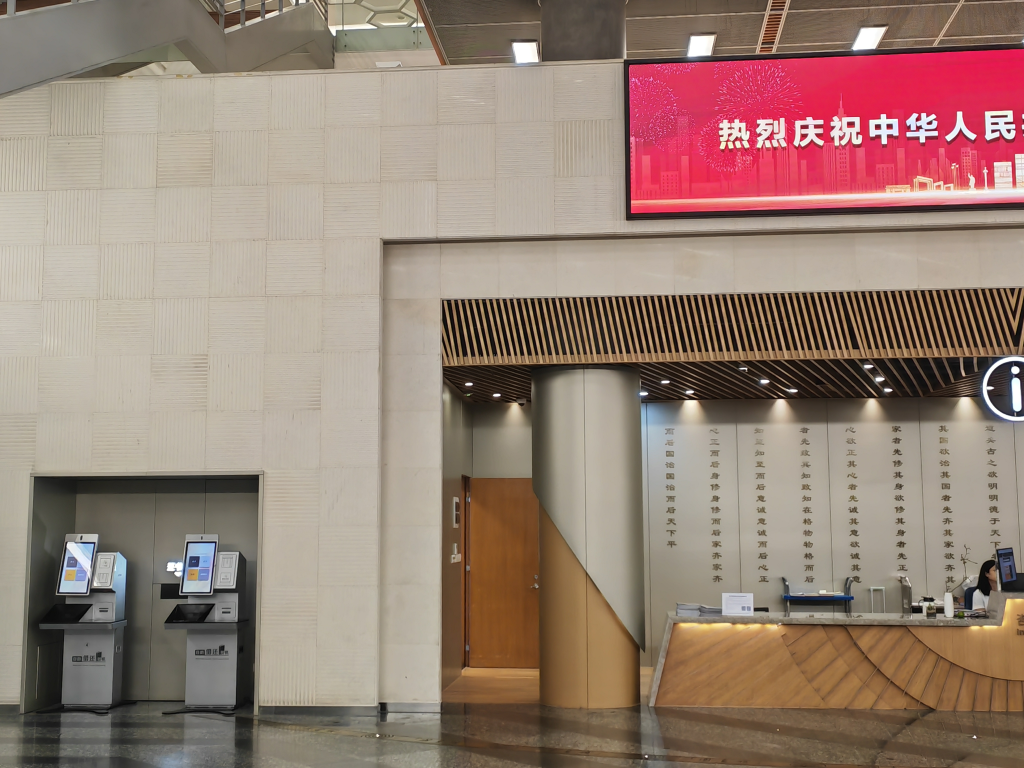
//> input picture Assignment1/CV_2253744_林觉凯_Assignment1/Problem6/Problem6_code/left.png, 4096 x 3072 px (shown at 1/4 size)
$ ./Problem6   (built with g++ and OpenCV 4)
//> lines starting //> are read from the running program, lines starting //| are printed output that depends on the picture
#include <iostream>
#include <opencv2/opencv.hpp>
#include <random>
using namespace std;

int main()
{
    // 读取图像并且健壮性检查
    cv::Mat imgl = cv::imread("left.png");
//> imgl is the input picture: 3072 rows x 4096 cols, CV_8UC3; mean B, G, R 117.5, 129.4, 151.9
    cv::Mat imgr = cv::imread("right.png");
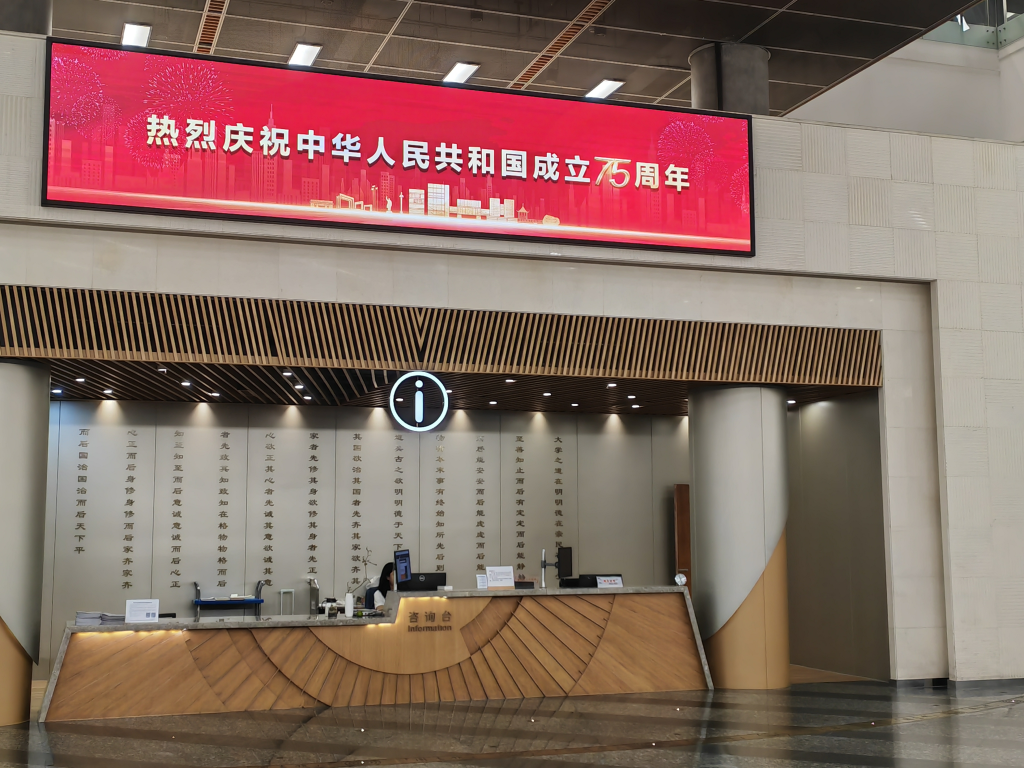
//> input picture Assignment1/CV_2253744_林觉凯_Assignment1/Problem6/Problem6_code/right.png, 4096 x 3072 px (shown at 1/4 size)
//> imgr is the input picture: 3072 rows x 4096 cols, CV_8UC3; mean B, G, R 98.9, 107.6, 136.5
    if (!imgl.data || !imgr.data)
    {
        cout << "Reading Images Failure!" << endl;
        return -1;
    }

    // 将图像转化为灰度图像
    cv::Mat grayImgL, grayImgR;
    cv::cvtColor(imgl, grayImgL, cv::COLOR_BGR2GRAY);
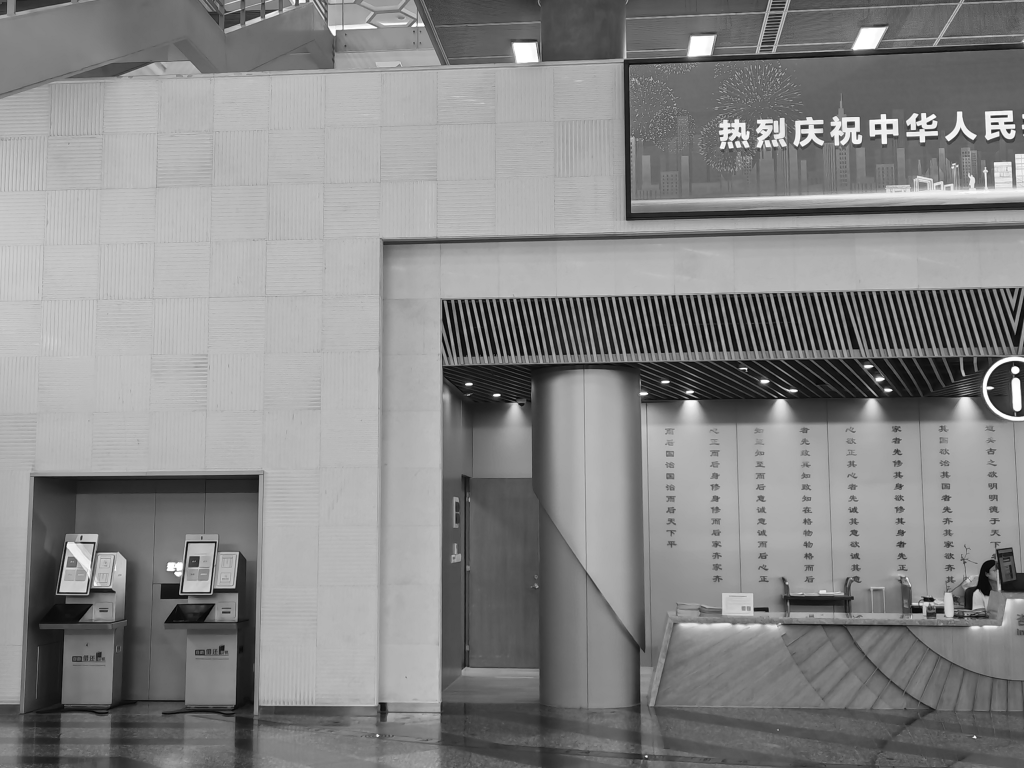
//> grayImgL: 3072 rows x 4096 cols, CV_8UC1 (shown at 1/4 size); min 0, max 255, mean 134.8
    cv::cvtColor(imgr, grayImgR, cv::COLOR_BGR2GRAY);
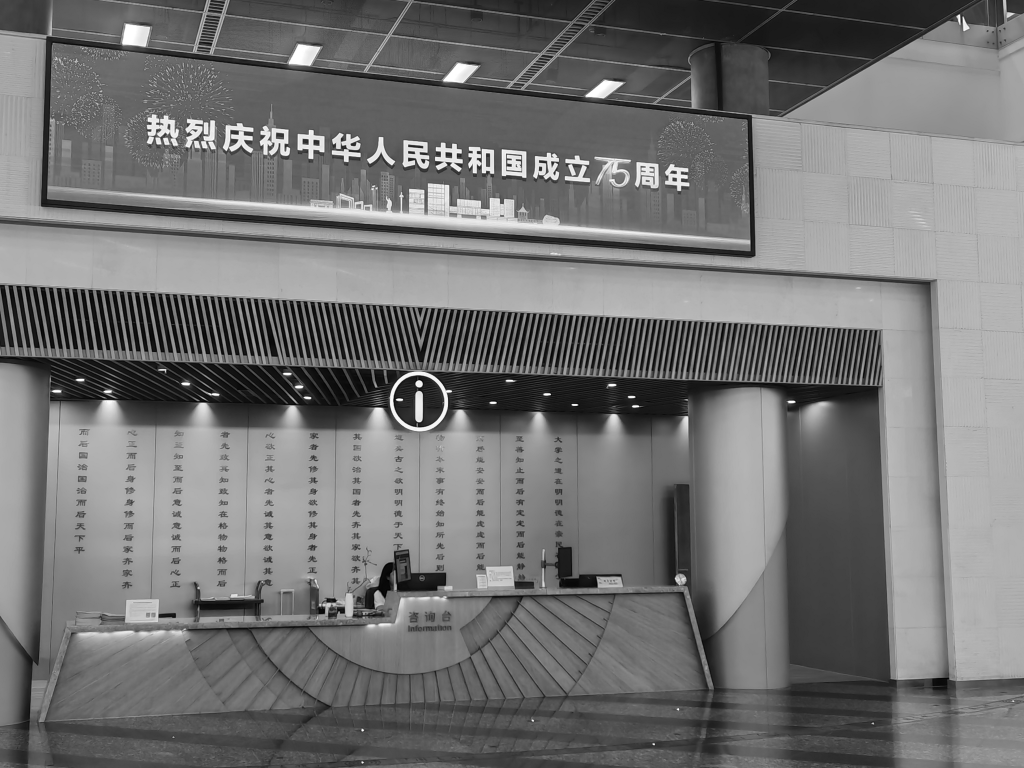
//> grayImgR: 3072 rows x 4096 cols, CV_8UC1 (shown at 1/4 size); min 0, max 255, mean 115.2

    // 直方图均衡化
    cv::equalizeHist(grayImgL, grayImgL);
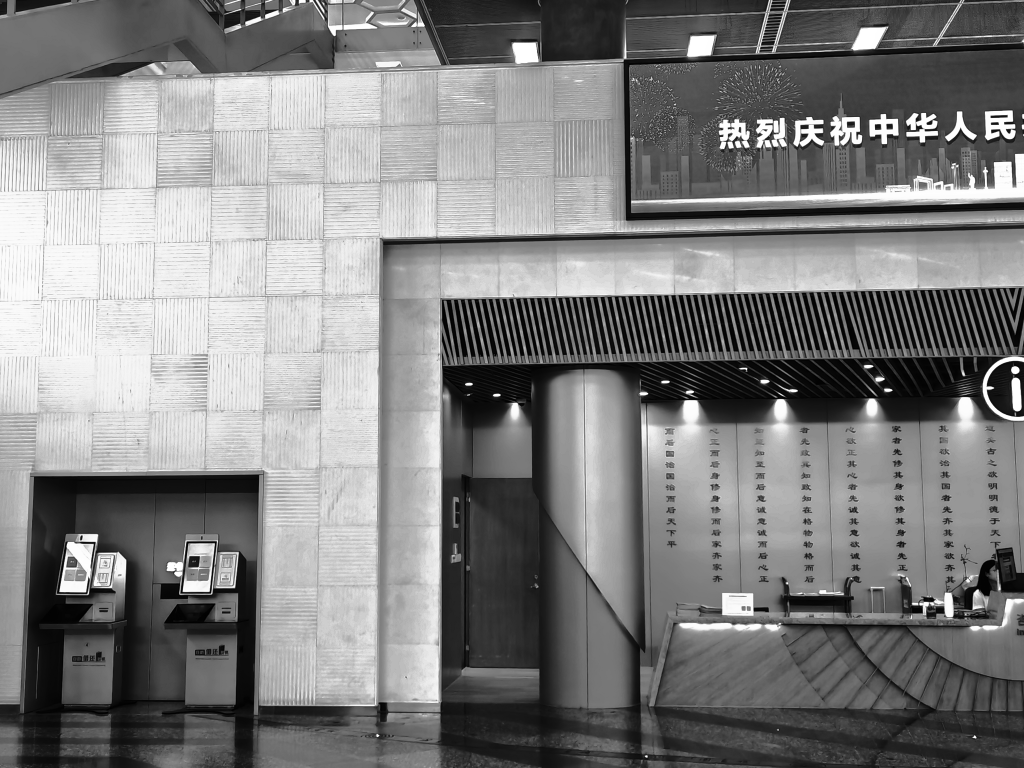
//> grayImgL: 3072 rows x 4096 cols, CV_8UC1 (shown at 1/4 size); min 0, max 255, mean 128.6
    cv::equalizeHist(grayImgR, grayImgR);
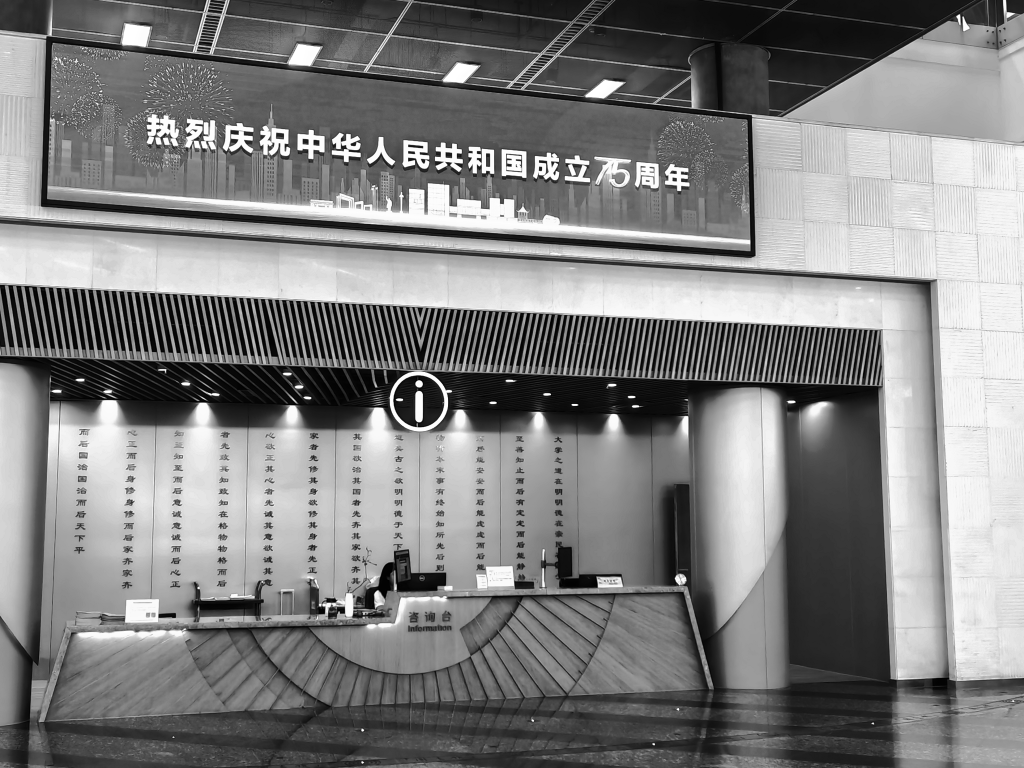
//> grayImgR: 3072 rows x 4096 cols, CV_8UC1 (shown at 1/4 size); min 0, max 255, mean 128.3

    // 创建ORB检测器
    auto orbDetector = cv::ORB::create();
    // 左右图像的关键点
    vector<cv::KeyPoint> kpsl, kpsr;
    // 关键点描述符
    cv::Mat dcpsl, dcpsr;

    // 检测并计算关键点和描述符
    orbDetector->detectAndCompute(grayImgL, cv::Mat(), kpsl, dcpsl);
//> kpsl = 500 keypoints; strongest (x, y, size): (1999, 1579, 53.6), (1887, 1536, 53.6), (3188, 1562, 44.6), (2984, 1472, 64.3)
    orbDetector->detectAndCompute(grayImgR, cv::Mat(), kpsr, dcpsr);
//> kpsr = 500 keypoints; strongest (x, y, size): (1985, 1610, 37.2), (2539, 1587, 44.6), (2312, 1619, 31), (2540, 1588, 37.2)

    // 使用暴力匹配器进行匹配
    cv::Ptr<cv::DescriptorMatcher> matcher = cv::DescriptorMatcher::create(cv::DescriptorMatcher::BRUTEFORCE);
    std::vector<cv::DMatch> matchers;
    matcher->match(dcpsl, dcpsr, matchers);
//> matchers = 500 matches

    // 设置匹配距离的阈值，匹配距离小于该值的点才认为是有效匹配
    float matchThreshold = 320.0;

    // 创建布尔标志数组，用于标记是否有匹配点
    std::vector<bool> matchedL(kpsl.size(), false);
    std::vector<bool> matchedR(kpsr.size(), false);

    // 进行图像拼接
    cv::Mat imgMatches = imgl.clone();
    cv::hconcat(imgl, imgr, imgMatches);

    std::random_device rd;
    std::mt19937 gen(rd());
    std::uniform_int_distribution<> colorDist(0, 255);

    // 绘制匹配线条
    for (const auto& match : matchers)
    {
        if (match.distance < matchThreshold)  // 只处理匹配距离小于阈值的点
        {
            matchedL[match.queryIdx] = true;  // 左图像的关键点被匹配
            matchedR[match.trainIdx] = true;  // 右图像的关键点被匹配

            cv::Scalar randomColor(colorDist(gen), colorDist(gen), colorDist(gen));
            cv::line(imgMatches, kpsl[match.queryIdx].pt, kpsr[match.trainIdx].pt + cv::Point2f(imgl.cols, 0), randomColor, 9);
        }
    }
//> after the loop, matchedL = 500 values, max 1 at index 1, min 0 at index 0, mean 0.598; matchedR = 500 values, max 1 at index 1, min 0 at index 0, mean 0.324

    // 圆圈标记关键点
    for (size_t i = 0; i < kpsl.size(); ++i)
    {
        // 一些参数的设置
        cv::Scalar randomColor(colorDist(gen), colorDist(gen), colorDist(gen));
        cv::circle(imgMatches, kpsl[i].pt, 15, randomColor, 6);
    }
    for (size_t i = 0; i < kpsr.size(); ++i)
    {
        // 一些参数的设置
        cv::Scalar randomColor(colorDist(gen), colorDist(gen), colorDist(gen));
        cv::circle(imgMatches, kpsr[i].pt + cv::Point2f(imgl.cols, 0), 15, randomColor, 6);
    }

    cv::namedWindow("Match", cv::WINDOW_NORMAL);
    cv::resizeWindow("Match", 1300, 500);
    imshow("Match", imgMatches);
    cv::imwrite("Match.png", imgMatches);
    cv::waitKey(0);

    return 0;
}
